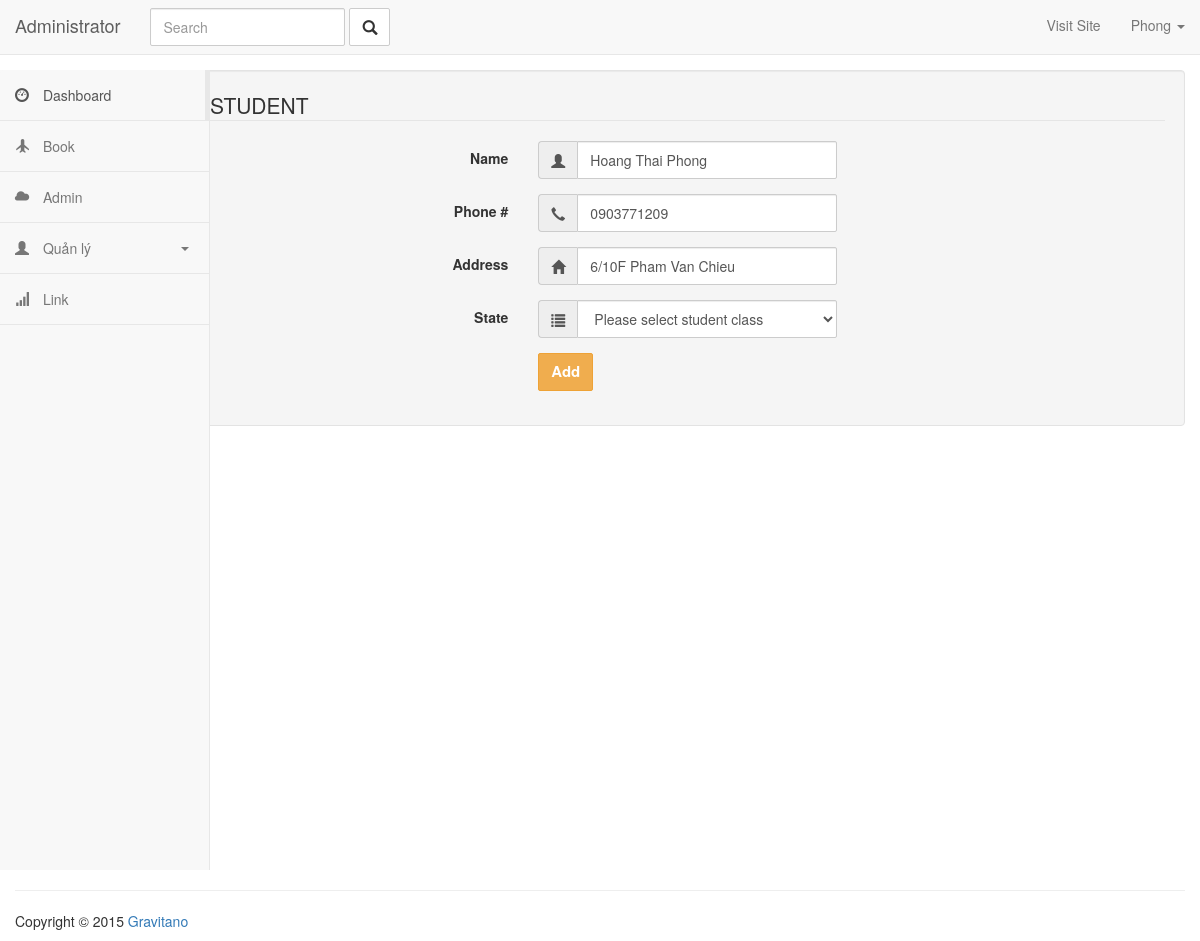
Screenshot of /admin/student/edit/2 (signed in) with the database file from the repository.
### app/models.py (models this page shows, shortened)
class User(UserMixin, db.Model):
    __tablename__ = 'users'
    id = db.Column(db.Integer, primary_key=True)
    email = db.Column(db.String(64), unique=True, index=True)
    username = db.Column(db.String(64), unique=True, index=True)
    role_id = db.Column(db.Integer, db.ForeignKey('roles.id'))
    subject = db.relationship('Subject', backref='teacher', lazy='dynamic')
    password_hash = db.Column(db.String(128))
    @property
    def password(self):
        raise AttributeError('password is not a readable attribute')

class Student(db.Model):
    __tablename__ = 'students'
    id = db.Column(db.Integer, primary_key=True)
    name = db.Column(db.String(64))
    phone_number = db.Column(db.String(64))
    address = db.Column(db.String(128))
    subject_id = db.Column(db.Integer, db.ForeignKey('subjects.id'))
    attendances = db.relationship('Attendance', backref='student', lazy='dynamic')
    pay_day=db.Column(db.String(64))

### app/main/views.py (the view, shortened to what this page needs)
@main.route('/admin/student/edit/<int:id>', methods=['GET', 'POST'])
@login_required
def editStudent(id):
    student = Student.query.get(id)
    student_form = StudentForm()
    subjects = Subject.query.all()
    student_form.name.data = student.name
    student_form.phone_number.data = student.phone_number
    student_form.address.data = student.address
    return render_template('admin/student_form.html', student_form=student_form, subjects=subjects)

### app/main/forms.py
class StudentForm(FlaskForm):
    name = StringField('Student name')
    phone_number= StringField('Phone number')
    address = StringField('Address')
    submit = SubmitField('Add')

### app/models.py (called while the page is built)
@login_manager.user_loader
def load_user(user_id):
    return User.query.get(int(user_id))

### app/templates/admin/student_form.html (shortened to what this page needs)
{% extends 'admin/admin_base.html' %}
{% block content %}
<form class="well form-horizontal" action=" " method="post"  id="contact_form">
<fieldset>
<legend>STUDENT</legend>
<div class="form-group">
  <label class="col-md-4 control-label"> Name</label>
  <div class="col-md-4 inputGroupContainer">
  <div class="input-group">
  <span class="input-group-addon"><i class="glyphicon glyphicon-user"></i></span>
    {{ student_form.name(class="form-control", placeholder="Student name") }}
    </div>
  </div>
</div>
<div class="form-group">
  <label class="col-md-4 control-label">Phone #</label>
    <div class="col-md-4 inputGroupContainer">
    <div class="input-group">
        <span class="input-group-addon"><i class="glyphicon glyphicon-earphone"></i></span>
      {{ student_form.phone_number(class="form-control", placeholder="Phone number") }}
    </div>
  </div>
</div>
<div class="form-group">
  <label class="col-md-4 control-label">Address</label>
    <div class="col-md-4 inputGroupContainer">
    <div class="input-group">
        <span class="input-group-addon"><i class="glyphicon glyphicon-home"></i></span>
        {{ student_form.address(class="form-control", placeholder="Address") }}
    </div>
  </div>
</div>
<div class="form-group">
  <label class="col-md-4 control-label">State</label>
    <div class="col-md-4 selectContainer">
    <div class="input-group">
        <span class="input-group-addon"><i class="glyphicon glyphicon-list"></i></span>
    <select name="subject" class="form-control selectpicker" >
      <option value=" " >Please select student class</option>
    </select>
  </div>
</div>
</div>
<div class="form-group">
  <label class="col-md-4 control-label"></label>
  <div class="col-md-4">
      {{ student_form.submit(class="btn btn-warning") }}
  </div>
</div>
</fieldset>
</form>
{% endblock %}

### app/templates/admin/admin_base.html (shortened to what this page needs)
<html>
<head>
<link rel="stylesheet" href="https://maxcdn.bootstrapcdn.com/bootstrap/3.3.7/css/bootstrap.min.css">
<link rel="stylesheet" href="{{ url_for('static', filename='css/styles.css') }}">
</head>
<body>
<nav class="navbar navbar-default navbar-static-top">
    <div class="container-fluid">
        <div class="navbar-header">
            <a class="navbar-brand" href="#">
                Administrator
            </a>
        </div>
        <div class="collapse navbar-collapse" id="bs-example-navbar-collapse-1">
            <form class="navbar-form navbar-left" method="GET" role="search">
                <div class="form-group">
                    <input type="text" name="q" class="form-control" placeholder="Search">
                </div>
                <button type="submit" class="btn btn-default"><i class="glyphicon glyphicon-search"></i></button>
            </form>
            <ul class="nav navbar-nav navbar-right">
                <li><a href="http://www.pingpong-labs.com" target="_blank">Visit Site</a></li>
                <li class="dropdown ">
                    <a href="#" class="dropdown-toggle" data-toggle="dropdown" role="button" aria-expanded="false">
                        {% if current_user.is_authenticated %}
                            {{ current_user.username }}
                        {% else %}
                            Account
                        {% endif %}
                        <span class="caret"></span></a>
                </li>
            </ul>
        </div>
    </div>
</nav>
<div class="container-fluid main-container">
    <div class="col-md-2 sidebar">
        <div class="row">
            <div class="side-menu">
                <nav class="navbar navbar-default" role="navigation">
                    <div class="side-menu-container">
                        <ul class="nav navbar-nav">
                            <li class="active"><a href="#"><span class="glyphicon glyphicon-dashboard"></span> Dashboard</a>
                            </li>
                            <li><a href="#"><span class="glyphicon glyphicon-plane"></span> Book</a></li>
                            <li><a href="#"><span class="glyphicon glyphicon-cloud"></span> Admin</a></li>
                            <li class="panel panel-default" id="dropdown">
                                <a data-toggle="collapse" href="#dropdown-lvl1">
                                    <span class="glyphicon glyphicon-user"></span> Quản lý <span class="caret"></span>
                                </a>
                            </li>
                            <li><a href="#"><span class="glyphicon glyphicon-signal"></span> Link</a></li>
                        </ul>
                    </div>
                </nav>
            </div>
        </div>
    </div>
{% block content %}
{% endblock %}
<footer class="pull-left footer">
        <p class="col-md-12">
        <hr class="divider">
        Copyright &COPY; 2015 <a href="http://www.pingpong-labs.com">Gravitano</a>
        </p>
    </footer>
</div>
</body>
</html>

### app/static/css/styles.css (style rules this page uses)
.form-control, .btn { min-height: 38px; border-radius: 2px; }
.btn { font-size: 15px; font-weight: bold; }
.sidebar { padding-left: 0; }
.main-container { background: #FFF; padding-top: 15px; margin-top: -20px; }
.footer { width: 100%; }
.side-menu { position: relative; width: 100%; height: 100%; background-color: #f8f8f8; border-right: 1px solid #e7e7e7; }
.side-menu .navbar { border: none; }
.side-menu .navbar-nav .active a { background-color: transparent; margin-right: -1px; border-right: 5px solid #e7e7e7; }
.side-menu .navbar-nav li { display: block; width: 100%; border-bottom: 1px solid #e7e7e7; }
.side-menu .navbar-nav li a { padding: 15px; }
.side-menu .navbar-nav li a .glyphicon { padding-right: 10px; }
.side-menu #dropdown { border: 0; margin-bottom: 0; border-radius: 0; background-color: transparent; box-shadow: none; }
.side-menu #dropdown .caret { float: right; margin: 9px 5px 0; }
.side-menu #dropdown > a { border-bottom: 1px solid #e7e7e7; }

### rows the page displays
User: username "Phong"
Student: name "Hoang Thai Phong", phone_number "0903771209", address "6/10F Pham Van Chieu"
